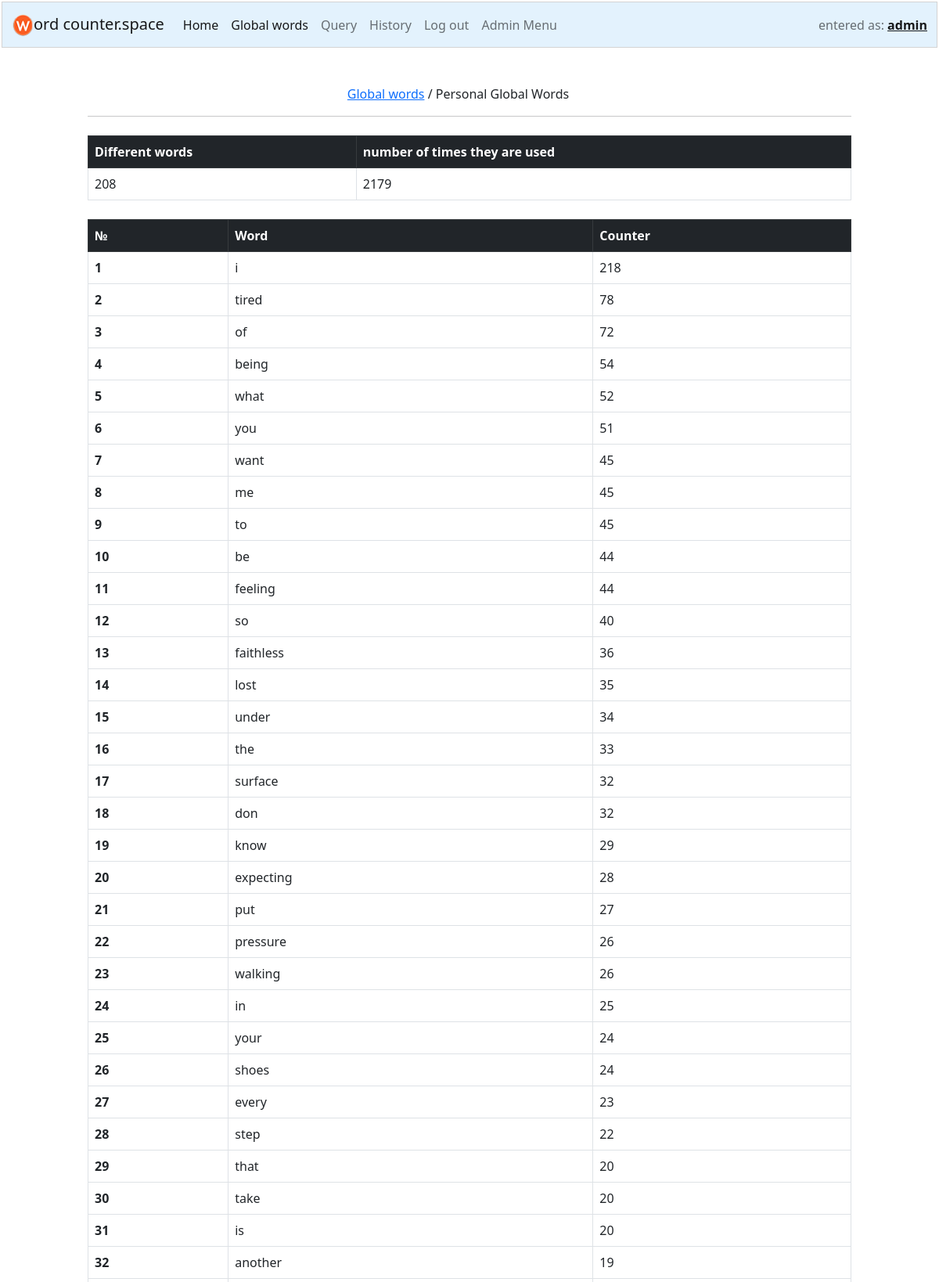
Screenshot of /global_words_personal (signed in, upper part) with the database file from the repository.
### words/models.py (models this page shows, shortened)
class User(AbstractUser):
    pass

class Word(models.Model):
    word = models.CharField(max_length=150, unique=True)
    counter = models.IntegerField(default=0)   # кол-во раз это слово употребленно во всех текстах (не distinct)
    idf_ammount = models.IntegerField(default=1)  # уникальное (distinct) кол-во раз это слово встречается во всех документах
    idf = models.FloatField(default=0) # реальный idf вычесленный логарифрм

### words/views.py (the view)
# urls.py: path("global_words_personal", views.global_words_personal, name="global_words_personal"),
def global_words_personal(request):
    query_names = Query_name.objects.filter(username = request.user).select_related('username')
    words = Query_name_Words.objects.filter(query_name_id__in=query_names).select_related(
        'query_name_id', 'word_id').values('word_id').annotate(Sum('counter')).order_by("-counter__sum")
    list_of_words_id = []
    for i in words:
        list_of_words_id.append(i["word_id"])
    particular_word = Word.objects.filter(pk__in=list_of_words_id)
    this_words_counter = []
    this_words_counter_summ = 0
    for i in words:
        this_words_counter.append(i["counter__sum"])
        this_words_counter_summ += int(i["counter__sum"])
    print(this_words_counter_summ)
    words_stat = zip(particular_word, this_words_counter)
    return render(request, "words/global_words_personal.html", {
        "words": words,
        "words_stat": words_stat,
        "this_words_counter_summ": this_words_counter_summ,
    })

### words/templates/words/global_words_personal.html (shortened to what this page needs)
{% extends "words/layout.html" %}
{% load static %}
{% block body %}
    <div class="container" style="width:1000px;">
        {{ message }}    <br>
        <div class="global_links" style="margin: auto; width: 32%;">
            <a href="{% url 'global_words' %}">Global words</a> / Personal Global Words
        </div>
        <hr>
        <table class="table table-bordered mt-4">
            <thead class="table-dark">
                <tr>
                <th scope="col">Different words</th>
                <th scope="col">number of times they are used</th>
                </tr>
            </thead>
            <tbody>
                <tr>
                <td>{{words.count}}</th>
                <td>{{this_words_counter_summ}}</td>
                </tr>
            </tbody>
        </table>
        <table class="table table-bordered mt-4">
            <thead class="table-dark">
                <tr>
                <th scope="col">№</th>
                <th scope="col">Word</th>
                <th scope="col">Counter</th>
                </tr>
            </thead>
            <tbody>
            {% for particular_word,this_words_counter in words_stat %}
                <tr>
                <th scope="row">{{forloop.counter}}</th>
                <td>{{particular_word.word}}</td>
                <td>{{ this_words_counter }}</td>
                </tr>
            {% endfor %}
            </tbody>
        </table>
    </div>
{% endblock body %}

### words/templates/words/layout.html (shortened to what this page needs)
{% load static %}
<!DOCTYPE html>
<html lang="en">
<head>
    <link rel="stylesheet" href="{% static 'words/styles.css' %}">
    <link href="https://cdn.jsdelivr.net/npm/bootstrap@5.0.2/dist/css/bootstrap.min.css" rel="stylesheet">
</head>
<body>
    <nav class="navbar navbar-expand-lg navbar-light " style="background-color: #e3f2fd; outline: 1px solid lightgrey; margin: 3px">
    <div class="container-fluid">
        <a class="navbar-brand" href="/">
              <img src="{% static 'words/w.ico' %}" alt="logo" width="28" height="30" class="d-inline-block align-text-top">ord counter.space
        </a>
        <div class="collapse navbar-collapse" id="navbarText">
        <ul class="navbar-nav me-auto mb-2 mb-lg-0">
            <li class="nav-item">
            <a class="nav-link active" aria-current="page" href="/">Home</a>
            </li>
            <li class="nav-item">
            <a class="nav-link active" aria-current="page" href="{% url 'global_words' %}">Global words</a>
            </li>
            {% if user.is_authenticated %}
                <li class="nav-item">
                    <a class="nav-link" href="{% url 'query' %}">Query</a>
                </li>
                <li class="nav-item">
                    <a class="nav-link" href="{% url 'history' %}">History</a>
                </li>
                <li class="nav-item">
                    <a class="nav-link" href="{% url 'logout' %}">Log out</a>
                </li>
                <li class="nav-item">
                    <a class="nav-link" href="{% url 'admin:index' %}">Admin Menu</a>
                </li>
            {% endif %}
        </ul>
        {% if user.is_authenticated %}
        <span class="navbar-text">
            entered as: <a href=""> <b>{{user}}</b> </a>
        </span>
        {% endif %}
        </div>
    </div>
    </nav>
    <div class="container mt-4">
        {% block body %}
        {% endblock body %}
    </div>
</body>
</html>

### rows the page displays
User: username "admin"
Word: word "i", counter "218"
Word: word "tired", this_words_counter "78"
Word: word "of", this_words_counter "72"
Word: word "being", this_words_counter "54"
Word: word "what", this_words_counter "52"
Word: word "you", this_words_counter "51"
Word: word "want", this_words_counter "45"
Word: word "me", this_words_counter "45"
Word: word "to", counter "45"
Word: word "be", this_words_counter "44"
Word: word "feeling", this_words_counter "44"
Word: word "so", this_words_counter "40"
Word: word "faithless", this_words_counter "36"
Word: word "lost", this_words_counter "35"
Word: word "under", this_words_counter "34"
Word: word "the", this_words_counter "33"
Word: word "surface", this_words_counter "32"
Word: word "don", this_words_counter "32"
Word: word "know", this_words_counter "29"
Word: word "expecting", this_words_counter "28"
Word: word "put", this_words_counter "27"
Word: word "pressure", this_words_counter "26"
Word: word "walking", this_words_counter "26"
Word: word "in", this_words_counter "25"
Word: word "your", this_words_counter "24"
Word: word "shoes", this_words_counter "24"
Word: word "every", this_words_counter "23"
Word: word "step", this_words_counter "22"
Word: word "that", this_words_counter "20"
Word: word "take", this_words_counter "20"
Word: word "is", this_words_counter "20"
Word: word "another", this_words_counter "19"

### other values shown
{{ words.count }} "208"
{{ this_words_counter_summ }} "2179"
